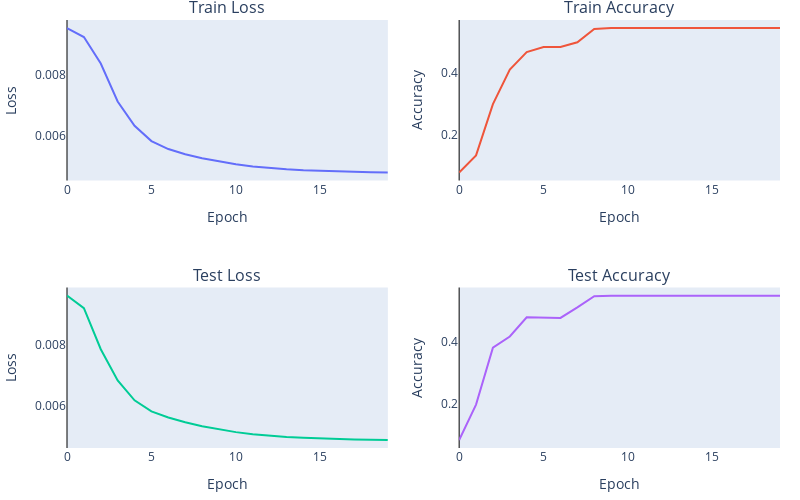

The notebook cell this image was saved under:
### Code cell
plot_metrics(train_loss,train_acc, test_loss, test_acc)

### Figure 1 — Plotly figure (JSON) as saved in the notebook; plotly's stock layout.template omitted (floating-point values rounded to 4 significant figures)
{"data": [{"type": "scatter", "xaxis": "x", "y": [0.00953, 0.009237, 0.008372, 0.007132, 0.006336, 0.005839, 0.005577, 0.005411, 0.005275, 0.005166, 0.005079, 0.00501, 0.004956, 0.004916, 0.004884, 0.004863, 0.004848, 0.004833, 0.004821, 0.004814], "yaxis": "y"}, {"type": "scatter", "xaxis": "x2", "y": [0.07677, 0.1323, 0.2982, 0.4103, 0.4668, 0.4829, 0.483, 0.4985, 0.5416, 0.5445, 0.5445, 0.5446, 0.5446, 0.5446, 0.5445, 0.5447, 0.5447, 0.5446, 0.5446, 0.5446], "yaxis": "y2"}, {"type": "scatter", "xaxis": "x3", "y": [0.009602, 0.00919, 0.007853, 0.006837, 0.006188, 0.005829, 0.005629, 0.005474, 0.005346, 0.00524, 0.005153, 0.005086, 0.005035, 0.004998, 0.00497, 0.004948, 0.004933, 0.004917, 0.004907, 0.004898], "yaxis": "y3"}, {"type": "scatter", "xaxis": "x4", "y": [0.084, 0.198, 0.381, 0.417, 0.479, 0.479, 0.477, 0.511, 0.547, 0.548, 0.548, 0.547, 0.547, 0.548, 0.549, 0.547, 0.548, 0.548, 0.548, 0.548], "yaxis": "y4"}], "layout": {"annotations": [{"font": {"size": 16}, "showarrow": false, "text": "Train Loss", "x": 0.225, "xanchor": "center", "xref": "paper", "y": 1, "yanchor": "bottom", "yref": "paper"}, {"font": {"size": 16}, "showarrow": false, "text": "Train Accuracy", "x": 0.775, "xanchor": "center", "xref": "paper", "y": 1, "yanchor": "bottom", "yref": "paper"}, {"font": {"size": 16}, "showarrow": false, "text": "Test Loss", "x": 0.225, "xanchor": "center", "xref": "paper", "y": 0.375, "yanchor": "bottom", "yref": "paper"}, {"font": {"size": 16}, "showarrow": false, "text": "Test Accuracy", "x": 0.775, "xanchor": "center", "xref": "paper", "y": 0.375, "yanchor": "bottom", "yref": "paper"}], "font": {"size": 12}, "height": 500, "margin": {"b": 10, "l": 10, "pad": 0, "r": 20, "t": 20}, "showlegend": false, "width": 800, "xaxis": {"anchor": "y", "domain": [0, 0.45], "showgrid": false, "title": {"text": "Epoch"}, "zeroline": true, "zerolinecolor": "black", "zerolinewidth": 1}, "xaxis2": {"anchor": "y2", "domain": [0.55, 1], "showgrid": false, "title": {"text": "Epoch"}, "zeroline": true, "zerolinecolor": "black", "zerolinewidth": 1}, "xaxis3": {"anchor": "y3", "domain": [0, 0.45], "showgrid": false, "title": {"text": "Epoch"}, "zeroline": true, "zerolinecolor": "black", "zerolinewidth": 1}, "xaxis4": {"anchor": "y4", "domain": [0.55, 1], "showgrid": false, "title": {"text": "Epoch"}, "zeroline": true, "zerolinecolor": "black", "zerolinewidth": 1}, "yaxis": {"anchor": "x", "domain": [0.625, 1], "showgrid": false, "title": {"text": "Loss"}}, "yaxis2": {"anchor": "x2", "domain": [0.625, 1], "showgrid": false, "title": {"text": "Accuracy"}}, "yaxis3": {"anchor": "x3", "domain": [0, 0.375], "showgrid": false, "title": {"text": "Loss"}}, "yaxis4": {"anchor": "x4", "domain": [0, 0.375], "showgrid": false, "title": {"text": "Accuracy"}}}}
